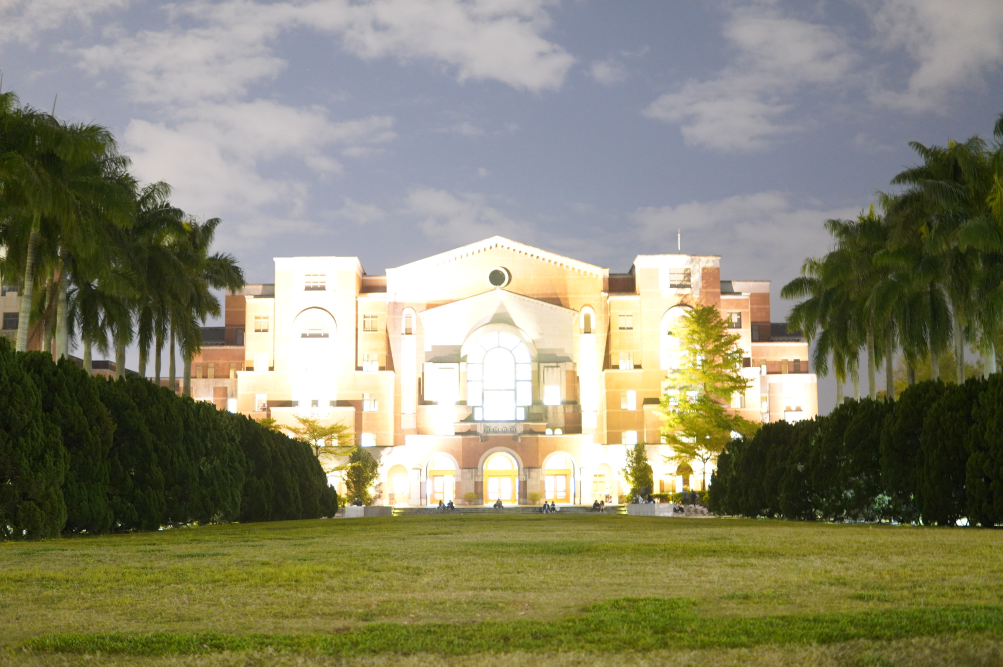
#> input picture images/5/DSC04206.JPG, 3008 x 2000 px (shown at 1/3 size)
$ jupyter execute --allow-errors hdr.ipynb
#> lines starting #> are read from the running program, lines starting #| are printed output that depends on the picture
[cell 1]
import os
import cv2
import numpy as np
from PIL import Image
from PIL.ExifTags import TAGS
import matplotlib.pyplot as plt
from tqdm import tqdm

[cell 2]
img_root = './images/5'
img_names = ['DSC04206.JPG', 'DSC04207.JPG', 'DSC04208.JPG', \
             'DSC04209.JPG', 'DSC04210.JPG', 'DSC04211.JPG', \
             'DSC04212.JPG', 'DSC04213.JPG', 'DSC04214.JPG', \
             'DSC04215.JPG', 'DSC04217.JPG']

output_root = './output/5'
os.makedirs(output_root, exist_ok=True)

N = 50
l = 100

[cell 3]
def getExif(img_path, tag):
    img = Image.open(img_path)
    exifdata = img.getexif()
    for tag_id in exifdata:
        tag_name = TAGS.get(tag_id, tag_id)
        if tag_name == tag:
            data = exifdata.get(tag_id)
            if isinstance(data, bytes):
                data = data.decode()
            return data
    return None

[cell 4]
# [34 lines left out: function gsolve, not called in this run]

[cell 5]
# [7 lines left out: function genlE, not called in this run]

[cell 6]
src_imgs = []
for img_name in img_names:
    src_img = cv2.imread(os.path.join(img_root, img_name))
#> src_img is the input picture: shape (2000, 3008, 3); mean B, G, R 109.3, 134.5, 136.1
    src_imgs.append(src_img)

[cell 7]
exposure_times = []
#> exposure_times = []
#> (the rest of this cell did not finish here and is left out)

#> the loop in getExif, `for tag_id in exifdata:` made 12 passes
#> (tag_id, tag_name) on passes 1 to 12: (50341, 'PrintImageMatching'), (296, 'ResolutionUnit'), (34665, 'ExifOffset'), (270, 'ImageDescription'), (271, 'Make'), (272, 'Model'), (305, 'Software'), (274, 'Orientation'), (306, 'DateTime'), (531, 'YCbCrPositioning'), (282, 'XResolution'), (283, 'YResolution')
    exposure_times.append(float(exposure_time))

[cell 8]
height, width = src_imgs[0].shape[:2]
#> height = 2000; width = 3008
sample_index = np.random.randint(min(height, width), size=(N, 2))

[cell 9]
Z = np.zeros([N, len(src_imgs), 3])
#> (the rest of this cell did not finish here and is left out)

## Calculate R Channel

[cell 10]
Z_r = Z[:, :, 2]
#> (the rest of this cell did not finish here and is left out)

## Calculate G Channel

[cell 11]
Z_g = Z[:, :, 1]
#> (the rest of this cell did not finish here and is left out)

## Calculate B Channel

[cell 12]
Z_b = Z[:, :, 0]
#> (the rest of this cell did not finish here and is left out)

## Plot Curves

[cell 13]
x_axis = [i for i in range(0, 256)]
plt.figure()
#> (the rest of this cell did not finish here and is left out)

## Generate HDR Image

#> (a cell that did not finish here is left out)

#> (a cell that did not finish here is left out)

#> (a cell that did not finish here is left out)

[cell 17]
E = np.zeros([height, width, 3], dtype=np.float32)
#> (the rest of this cell did not finish here and is left out)

[cell 18]
plt.imshow(E[:, :, 0], origin="lower", cmap='rainbow', interpolation='nearest')
# plt.clim(np.min(E[:, :, 0]), 1000)
plt.gca().invert_yaxis()
plt.colorbar()
plt.title("Radiance Map")
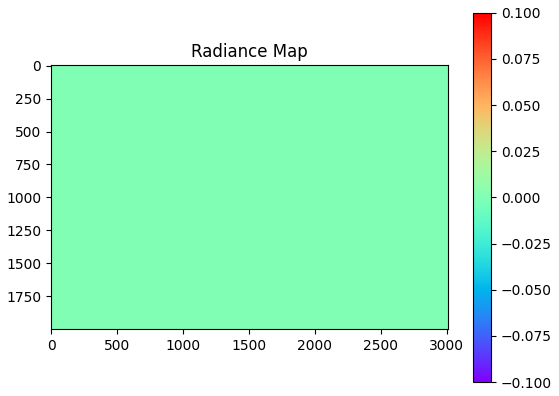
#> figure drawn by matplotlib, 2 panels

[cell 19]
cv2.imwrite(os.path.join(output_root, 'hdr.hdr'), E)
#> Out = True

## Tone Mapping

[cell 20]
# [7 lines left out: function rescaleOutput, not called in this run]

[cell 21]
def bilateralFilter(log_intensity, filter_size=5):
    def gaussian(x, mu, sig):
        return 1. / (np.sqrt(2. * np.pi) * sig) * np.exp(-np.power((x - mu) / sig, 2.) / 2)

    sig_f, sig_g = 1000., 2000.
    win_size = filter_size // 2
    output = np.zeros_like(log_intensity)
    k = np.zeros_like(log_intensity)
    for shift_y in range(-win_size, win_size+1):
        for shift_x in range(-win_size, win_size+1):
            f = gaussian(np.sqrt(shift_x ** 2 + shift_y ** 2), 0, sig_f)
            offsets = np.roll(log_intensity, [shift_y, shift_x], axis=[0, 1])
            g = gaussian(log_intensity-offsets, 0, sig_g)
            total_weight = f * g
            output += offsets * total_weight
            k += total_weight
    output /= k
    return output

[cell 22]
def durand_bilateral(hdr, compression=0.8, filter_size=5):
    h, w, c = hdr.shape
    intensity = 0.0722 * hdr[:, :, 0] + 0.7152 * hdr[:, :, 1] + 0.2126 * hdr[:, :, 2]
    log_intensity = np.log(intensity)
    log_large_scale = bilateralFilter(log_intensity, filter_size)
    log_detail = log_intensity - log_large_scale
    log_output = log_large_scale * compression + log_detail
    ldr = hdr / intensity.reshape([h, w, 1]) * np.exp(log_output).reshape([h, w, 1])
    ldr = cv2.normalize(ldr, np.array([]), alpha=0, beta=255, norm_type=cv2.NORM_MINMAX)
    return ldr

[cell 23]
ldr = durand_bilateral(E)
#> in durand_bilateral, `log_intensity = np.log(intensity)`: intensity: shape (2000, 3008) float32; every value is 0
#> after the loop in bilateralFilter, `for shift_y in range(-win_size, win_size+1):`: k: shape (2000, 3008) float32; every value is NaN or infinite
#> after the loop in bilateralFilter, `for shift_y in range(-win_size, win_size+1):`: log_intensity: shape (2000, 3008) float32; every value is NaN or infinite
#> (the rest of this cell did not finish here and is left out)

[cell 24]
cv2.imwrite(os.path.join(output_root, 'ldr.png'), ldr)
#> Out = True
